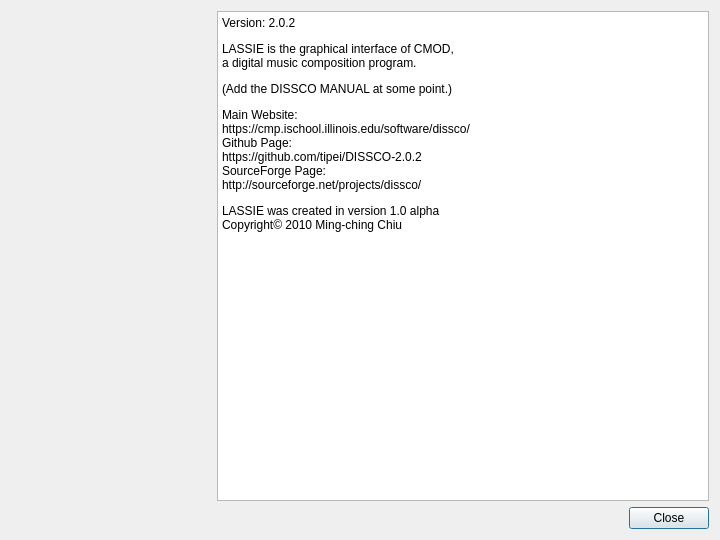
<?xml version="1.0" encoding="UTF-8"?>
<ui version="4.0">
 <class>HelpAboutDialog</class>
 <widget class="QDialog" name="HelpAboutDialog">
  <property name="geometry">
   <rect>
    <x>0</x>
    <y>0</y>
    <width>720</width>
    <height>540</height>
   </rect>
  </property>
  <property name="windowTitle">
   <string>About LASSIE</string>
  </property>
  <property name="modal">
   <bool>true</bool>
  </property>
  <property name="windowModality">
   <enum>Qt::ApplicationModal</enum>
  </property>
  <layout class="QVBoxLayout" name="verticalLayout">
   <item>
    <layout class="QHBoxLayout" name="horizontalLayout">
     <item>
      <widget class="QLabel" name="imageLabel">
       <property name="minimumSize">
        <size>
         <width>200</width>
         <height>200</height>
        </size>
       </property>
       <property name="pixmap">
        <pixmap>../../resources/images/palm_tree.jpg</pixmap>
       </property>
       <property name="scaledContents">
        <bool>true</bool>
       </property>
      </widget>
     </item>
     <item>
      <widget class="QTextEdit" name="textEdit">
       <property name="readOnly">
        <bool>true</bool>
       </property>
       <property name="html">
        <string notr="true">&lt;!DOCTYPE HTML PUBLIC &quot;-//W3C//DTD HTML 4.0//EN&quot; &quot;http://www.w3.org/TR/REC-html40/strict.dtd&quot;&gt;
&lt;html&gt;&lt;head&gt;&lt;meta name=&quot;qrichtext&quot; content=&quot;1&quot; /&gt;&lt;style type=&quot;text/css&quot;&gt;
p, li { white-space: pre-wrap; }
&lt;/style&gt;&lt;/head&gt;&lt;body style=&quot; font-family:'Sans Serif'; font-size:9pt; font-weight:400; font-style:normal;&quot;&gt;
&lt;p&gt;Version: 2.0.2&lt;/p&gt;
&lt;p&gt;LASSIE is the graphical interface of CMOD, &lt;br&gt;
a digital music composition program. &lt;/p&gt;
&lt;p&gt;(Add the DISSCO MANUAL at some point.)&lt;/p&gt;
&lt;p&gt;Main Website: &lt;br&gt;
https://cmp.ischool.illinois.edu/software/dissco/&lt;br&gt;
Github Page: &lt;br&gt;
https://github.com/tipei/DISSCO-2.0.2&lt;br&gt;
SourceForge Page: &lt;br&gt;
http://sourceforge.net/projects/dissco/&lt;/p&gt;
&lt;p&gt;LASSIE was created in version 1.0 alpha&lt;br&gt;
Copyright© 2010 Ming-ching Chiu&lt;/p&gt;&lt;/body&gt;&lt;/html&gt;</string>
       </property>
      </widget>
     </item>
    </layout>
   </item>
   <item>
    <widget class="QDialogButtonBox" name="buttonBox">
     <property name="orientation">
      <enum>Qt::Horizontal</enum>
     </property>
     <property name="standardButtons">
      <set>QDialogButtonBox::Close</set>
     </property>
    </widget>
   </item>
  </layout>
 </widget>
 <resources/>
 <connections>
  <connection>
   <sender>buttonBox</sender>
   <signal>accepted()</signal>
   <receiver>HelpAboutDialog</receiver>
   <slot>accept()</slot>
   <hints>
    <hint type="sourcelabel">
     <x>248</x>
     <y>254</y>
    </hint>
    <hint type="destinationlabel">
     <x>157</x>
     <y>274</y>
    </hint>
   </hints>
  </connection>
  <connection>
   <sender>buttonBox</sender>
   <signal>rejected()</signal>
   <receiver>HelpAboutDialog</receiver>
   <slot>reject()</slot>
   <hints>
    <hint type="sourcelabel">
     <x>316</x>
     <y>260</y>
    </hint>
    <hint type="destinationlabel">
     <x>286</x>
     <y>274</y>
    </hint>
   </hints>
  </connection>
 </connections>
</ui> 
